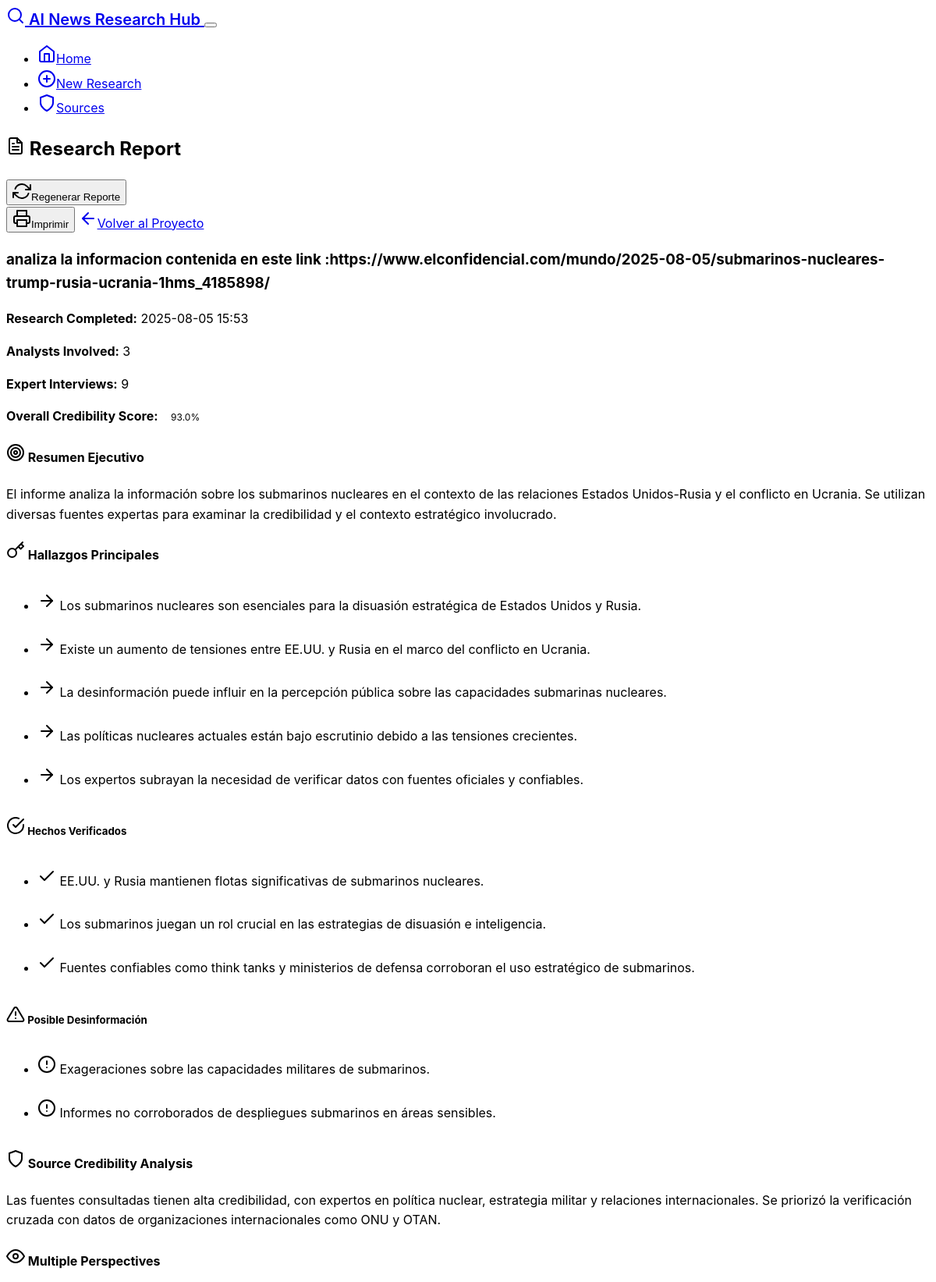
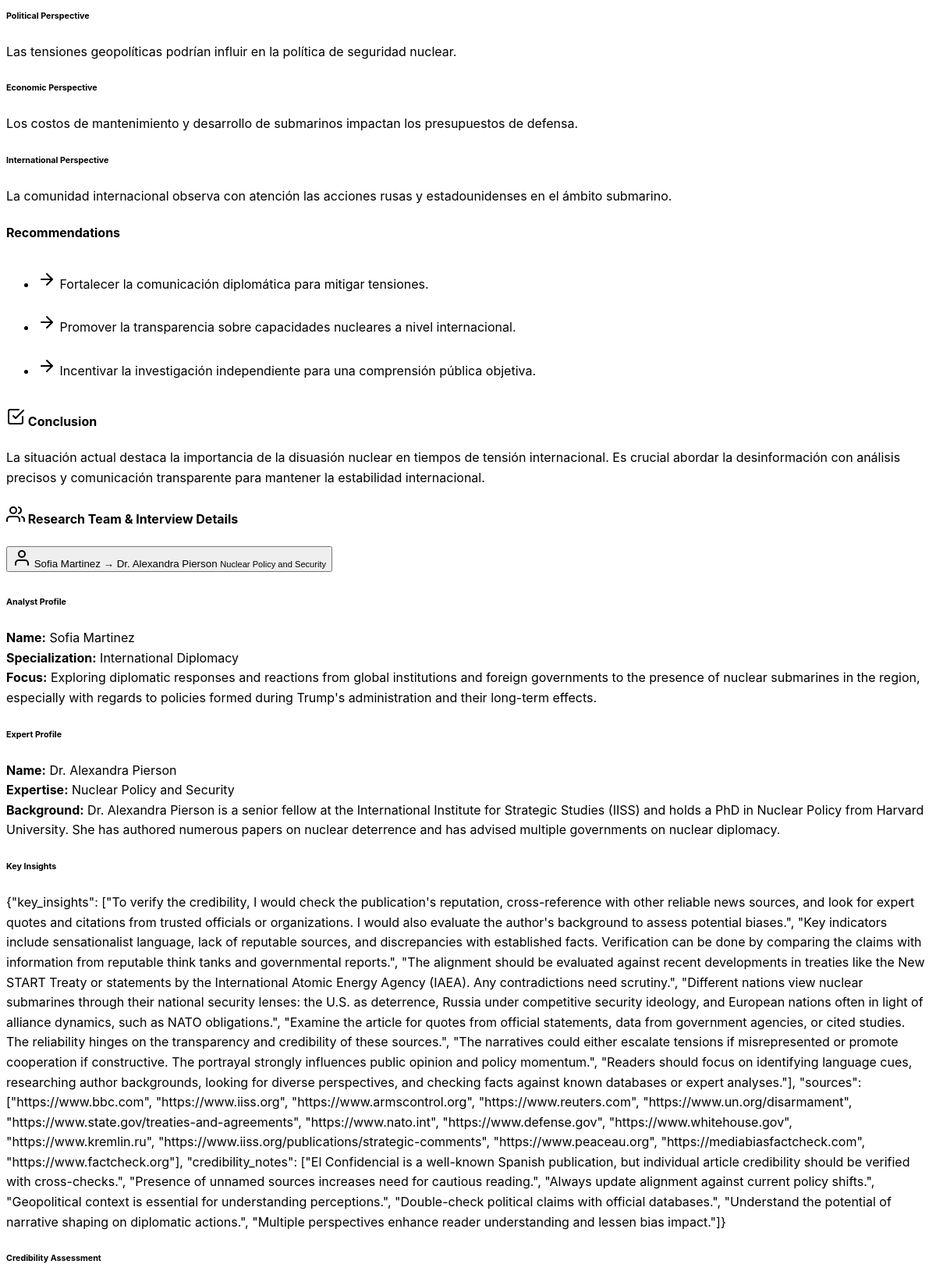
Page /project/5/report (upper part) on the committed database (2 pictures, top to bottom).
### models.py (models this page shows)
class ResearchProject(db.Model):
    id = db.Column(db.Integer, primary_key=True)
    topic = db.Column(db.String(500), nullable=False)
    status = db.Column(db.String(50), default='initialized')  # initialized, analyzing, interviewing, reviewing, completed
    created_at = db.Column(db.DateTime, default=datetime.utcnow)
    updated_at = db.Column(db.DateTime, default=datetime.utcnow, onupdate=datetime.utcnow)
    final_report = db.Column(db.Text)
    human_notes = db.Column(db.Text)
    analysts = db.relationship('Analyst', backref='project', lazy=True, cascade='all, delete-orphan')
    interviews = db.relationship('Interview', backref='project', lazy=True, cascade='all, delete-orphan')

class Interview(db.Model):
    id = db.Column(db.Integer, primary_key=True)
    project_id = db.Column(db.Integer, db.ForeignKey('research_project.id'), nullable=False)
    analyst_id = db.Column(db.Integer, db.ForeignKey('analyst.id'), nullable=False)
    expert_id = db.Column(db.Integer, db.ForeignKey('expert.id'), nullable=False)
    questions = db.Column(db.Text)  # JSON string of questions
    responses = db.Column(db.Text)  # JSON string of responses
    insights = db.Column(db.Text)
    credibility_assessment = db.Column(db.Text)
    fake_news_flags = db.Column(db.Text)  # JSON string of potential fake news indicators
    status = db.Column(db.String(50), default='scheduled')  # scheduled, in_progress, completed, reviewed
    created_at = db.Column(db.DateTime, default=datetime.utcnow)
    completed_at = db.Column(db.DateTime)
    analyst = db.relationship('Analyst', backref='interviews')

class Analyst(db.Model):
    id = db.Column(db.Integer, primary_key=True)
    project_id = db.Column(db.Integer, db.ForeignKey('research_project.id'), nullable=False)
    name = db.Column(db.String(100), nullable=False)
    specialization = db.Column(db.String(200), nullable=False)
    research_focus = db.Column(db.Text)
    status = db.Column(db.String(50), default='assigned')  # assigned, researching, interviewing, completed
    created_at = db.Column(db.DateTime, default=datetime.utcnow)

class Expert(db.Model):
    id = db.Column(db.Integer, primary_key=True)
    name = db.Column(db.String(100), nullable=False)
    expertise_area = db.Column(db.String(200), nullable=False)
    background = db.Column(db.Text)
    credibility_score = db.Column(db.Float, default=0.8)
    interviews = db.relationship('Interview', backref='expert', lazy=True)

### routes.py (the view)
@app.route('/project/<int:project_id>/report')
def view_report(project_id):
    project = ResearchProject.query.get_or_404(project_id)
    if not project.final_report:
        flash('El reporte aún no está disponible. Por favor espera a que se complete la investigación.', 'info')
        return redirect(url_for('project_status', project_id=project_id))
    interviews = Interview.query.filter_by(project_id=project_id).all()
    analysts = Analyst.query.filter_by(project_id=project_id).all()
    try:
        report_data = json.loads(project.final_report)
    except:
        report_data = {'content': project.final_report}
    return render_template('report.html',
                         project=project,
                         report_data=report_data,
                         interviews=interviews,
                         analysts=analysts)

### templates/report.html (shortened to what this page needs)
{% extends "base.html" %}
{% block content %}
<div class="row">
    <div class="col-12">
        <div class="card mb-4">
            <div class="card-header">
                <div class="d-flex justify-content-between align-items-center">
                    <h2 class="mb-0">
                        <i data-feather="file-text" class="me-2"></i>
                        Research Report
                    </h2>
                    <div>
                        <form method="POST" action="{{ url_for('generate_report', project_id=project.id) }}" class="d-inline">
                            <button type="submit" class="btn btn-outline-success me-2">
                                <i data-feather="refresh-cw" class="me-2"></i>Regenerar Reporte
                            </button>
                        </form>
                        <button onclick="window.print()" class="btn btn-outline-secondary me-2">
                            <i data-feather="printer" class="me-2"></i>Imprimir
                        </button>
                        <a href="{{ url_for('project_status', project_id=project.id) }}"
                           class="btn btn-outline-primary">
                            <i data-feather="arrow-left" class="me-2"></i>Volver al Proyecto
                        </a>
                    </div>
                </div>
            </div>
            <div class="card-body">
                <h3 class="mb-3">{{ project.topic }}</h3>
                <div class="row">
                    <div class="col-md-6">
                        <p><strong>Research Completed:</strong> {{ project.updated_at.strftime('%Y-%m-%d %H:%M') }}</p>
                        <p><strong>Analysts Involved:</strong> {{ analysts|length }}</p>
                    </div>
                    <div class="col-md-6">
                        <p><strong>Expert Interviews:</strong> {{ interviews|length }}</p>
                        {% if report_data.get('credibility_score') %}
                        <p><strong>Overall Credibility Score:</strong>
                            <span class="badge bg-{% if report_data.credibility_score >= 0.8 %}success{% elif report_data.credibility_score >= 0.6 %}warning{% else %}danger{% endif %}">
                                {{ "%.1f"|format(report_data.credibility_score * 100) }}%
                            </span>
                        </p>
                        {% endif %}
                    </div>
                </div>
            </div>
        </div>
        {% if report_data.get('executive_summary') %}
        <div class="card mb-4">
            <div class="card-header">
                <h4 class="mb-0">
                    <i data-feather="target" class="me-2"></i>
                    Resumen Ejecutivo
                </h4>
            </div>
            <div class="card-body">
                <p class="lead">{{ report_data.executive_summary }}</p>
            </div>
        </div>
        {% endif %}
        {% if report_data.get('key_findings') %}
        <div class="card mb-4">
            <div class="card-header">
                <h4 class="mb-0">
                    <i data-feather="key" class="me-2"></i>
                    Hallazgos Principales
                </h4>
            </div>
            <div class="card-body">
                <ul class="list-group list-group-flush">
                    {% for finding in report_data.key_findings %}
                    <li class="list-group-item">
                        <i data-feather="arrow-right" class="me-2 text-primary"></i>
                        {{ finding }}
                    </li>
                    {% endfor %}
                </ul>
            </div>
        </div>
        {% endif %}
        <div class="row mb-4">
            {% if report_data.get('verified_facts') %}
            <div class="col-md-6">
                <div class="card h-100 border-success">
                    <div class="card-header bg-success">
                        <h5 class="mb-0 text-white">
                            <i data-feather="check-circle" class="me-2"></i>
                            Hechos Verificados
                        </h5>
                    </div>
                    <div class="card-body">
                        <ul class="list-group list-group-flush">
                            {% for fact in report_data.verified_facts %}
                            <li class="list-group-item">
                                <i data-feather="check" class="me-2 text-success"></i>
                                {{ fact }}
                            </li>
                            {% endfor %}
                        </ul>
                    </div>
                </div>
            </div>
            {% endif %}
            {% if report_data.get('potential_misinformation') %}
            <div class="col-md-6">
                <div class="card h-100 border-danger">
                    <div class="card-header bg-danger">
                        <h5 class="mb-0 text-white">
                            <i data-feather="alert-triangle" class="me-2"></i>
                            Posible Desinformación
                        </h5>
                    </div>
                    <div class="card-body">
                        {% if report_data.potential_misinformation %}
                        <ul class="list-group list-group-flush">
                            {% for concern in report_data.potential_misinformation %}
                            <li class="list-group-item">
                                <i data-feather="alert-circle" class="me-2 text-danger"></i>
                                {{ concern }}
                            </li>
                            {% endfor %}
                        </ul>
                        {% else %}
                        <p class="text-success mb-0">
                            <i data-feather="shield-check" class="me-2"></i>
                            No significant misinformation detected
                        </p>
                        {% endif %}
                    </div>
                </div>
            </div>
            {% endif %}
        </div>
        {% if report_data.get('source_analysis') %}
        <div class="card mb-4">
            <div class="card-header">
                <h4 class="mb-0">
                    <i data-feather="shield" class="me-2"></i>
                    Source Credibility Analysis
                </h4>
            </div>
            <div class="card-body">
                <p>{{ report_data.source_analysis }}</p>
            </div>
        </div>
        {% endif %}
        {% if report_data.get('perspectives') %}
        <div class="card mb-4">
            <div class="card-header">
                <h4 class="mb-0">
                    <i data-feather="eye" class="me-2"></i>
                    Multiple Perspectives
                </h4>
            </div>
            <div class="card-body">
                {% for perspective_name, perspective_desc in report_data.perspectives.items() %}
                <div class="mb-3">
                    <h6 class="text-primary">{{ perspective_name.replace('_', ' ').title() }}</h6>
                    <p>{{ perspective_desc }}</p>
                </div>
                {% endfor %}
            </div>
        </div>
        {% endif %}
        {% if report_data.get('recommendations') %}
        <div class="card mb-4">
            <div class="card-header">
                <h4 class="mb-0">
                    Recommendations
                </h4>
            </div>
            <div class="card-body">
                <ul class="list-group list-group-flush">
                    {% for recommendation in report_data.recommendations %}
                    <li class="list-group-item">
                        <i data-feather="arrow-right" class="me-2 text-primary"></i>
                        {{ recommendation }}
                    </li>
                    {% endfor %}
                </ul>
            </div>
        </div>
        {% endif %}
        {% if report_data.get('conclusion') %}
        <div class="card mb-4">
            <div class="card-header">
                <h4 class="mb-0">
                    <i data-feather="check-square" class="me-2"></i>
                    Conclusion
                </h4>
            </div>
            <div class="card-body">
                <p class="lead">{{ report_data.conclusion }}</p>
            </div>
        </div>
        {% endif %}
        <div class="card mb-4">
            <div class="card-header">
                <h4 class="mb-0">
                    <i data-feather="users" class="me-2"></i>
                    Research Team & Interview Details
                </h4>
            </div>
            <div class="card-body">
                <div class="accordion" id="interviewAccordion">
                    {% for interview in interviews %}
                    <div class="accordion-item">
                        <h2 class="accordion-header">
                            <button class="accordion-button collapsed"
                                    type="button"
                                    data-bs-toggle="collapse"
                                    data-bs-target="#interview{{ interview.id }}">
                                <div class="d-flex justify-content-between w-100 me-3">
                                    <span>
                                        <i data-feather="user" class="me-2"></i>
                                        {{ interview.analyst.name }} → {{ interview.expert.name }}
                                    </span>
                                    <small class="text-muted">{{ interview.expert.expertise_area }}</small>
                                </div>
                            </button>
                        </h2>
                        <div id="interview{{ interview.id }}"
                             class="accordion-collapse collapse"
                             data-bs-parent="#interviewAccordion">
                            <div class="accordion-body">
                                <div class="row">
                                    <div class="col-md-6">
                                        <h6>Analyst Profile</h6>
                                        <p><strong>Name:</strong> {{ interview.analyst.name }}<br>
                                           <strong>Specialization:</strong> {{ interview.analyst.specialization }}<br>
                                           <strong>Focus:</strong> {{ interview.analyst.research_focus }}</p>
                                    </div>
                                    <div class="col-md-6">
                                        <h6>Expert Profile</h6>
                                        <p><strong>Name:</strong> {{ interview.expert.name }}<br>
                                           <strong>Expertise:</strong> {{ interview.expert.expertise_area }}<br>
                                           <strong>Background:</strong> {{ interview.expert.background }}</p>
                                    </div>
                                </div>
                                {% if interview.insights %}
                                <div class="mt-3">
                                    <h6>Key Insights</h6>
                                    <div class="alert alert-info">
                                        {{ interview.insights }}
                                    </div>
                                </div>
                                {% endif %}
                                {% if interview.credibility_assessment %}
                                <div class="mt-3">
                                    <h6>Credibility Assessment</h6>
                                </div>
                                {% endif %}
                            </div>
                        </div>
                    </div>
                    {% endfor %}
                </div>
            </div>
        </div>
    </div>
</div>
{% endblock %}

### static/css/style.css (style rules this page uses)
:root { --research-primary: #0066cc; --research-success: #28a745; --research-warning: #ffc107; --research-danger: #dc3545; --research-info: #17a2b8; }
body { font-family: -apple-system, BlinkMacSystemFont, 'Segoe UI', 'Roboto', 'Helvetica Neue', Arial, sans-serif; line-height: 1.6; }
.card { transition: transform 0.2s ease-in-out, box-shadow 0.2s ease-in-out; border-radius: 0.5rem; }
.badge { font-size: 0.75rem; padding: 0.5rem 0.75rem; }
.alert { border-radius: 0.5rem; border: none; }
.list-group-item { border-left: none; border-right: none; padding: 0.75rem 0; }
.list-group-item:first-child { border-top: none; }
.list-group-item:last-child { border-bottom: none; }
.accordion-button { font-weight: 500; }
[data-bs-theme="dark"] .card { background-color: var(--bs-gray-800); }
[data-bs-theme="dark"] .list-group-item { background-color: transparent; border-color: var(--bs-gray-700); }

### rows in the picture
ResearchProject: topic "analiza la informacion contenida en este link :https://www.elconfidencial.com/mundo/2025-08-05/submarinos-nucleares-trump-rusia-ucrania-1hms_4185898/", updated_at "2025-08-05 15:53"
Interview: analyst.name "Sofia Martinez", expert.name "Dr. Alexandra Pierson", expert.expertise_area "Nuclear Policy and Security", analyst.specialization "International Diplomacy", analyst.research_focus "Exploring diplomatic responses and reactions from global institutions and foreign governments to the presence of nuclear submarines in the region, especially with regards to policies formed during Trump's administration and their long-term effects.", expert.background "Dr. Alexandra Pierson is a senior fellow at the International Institute for Strategic Studies (IISS) and holds a PhD in Nuclear Policy from Harvard University. She has authored numerous papers on nuclear deterrence and has advised multiple governments on nuclear diplomacy.", insights "{\"key_insights\": [\"To verify the credibility, I would check the publication's reputation, cross-reference with other reliable news sources, and look for expert quotes and citations from trusted officials or organizations. I would also evaluate the author's background to assess potential biases.\", \"Key indicators include sensationalist language, lack of reputable sources, and discrepancies with established facts. Verification can be done by comparing the claims with information from reputable think tanks and governmental reports.\", \"The alignment should be evaluated against recent developments in treaties like the New START Treaty or statements by the International Atomic Energy Agency…"

### other values in the picture
{{ analysts|length }} "3"
{{ interviews|length }} "9"
{{ "%.1f"|format(report_data.credibility_score * 100) }} "93.0"
{{ finding }} "Los submarinos nucleares son esenciales para la disuasión estratégica de Estados Unidos y Rusia." "Existe un aumento de tensiones entre EE.UU. y Rusia en el marco del conflicto en Ucrania." "La desinformación puede influir en la percepción pública sobre las capacidades submarinas nucleares." "Las políticas nucleares actuales están bajo escrutinio debido a las tensiones crecientes." "Los expertos subrayan la necesidad de verificar datos con fuentes oficiales y confiables."
{{ fact }} "EE.UU. y Rusia mantienen flotas significativas de submarinos nucleares." "Los submarinos juegan un rol crucial en las estrategias de disuasión e inteligencia." "Fuentes confiables como think tanks y ministerios de defensa corroboran el uso estratégico de submarinos."
{{ concern }} "Exageraciones sobre las capacidades militares de submarinos." "Informes no corroborados de despliegues submarinos en áreas sensibles."
{{ perspective_name.replace('_', ' ').title() }} "Political Perspective" "Economic Perspective" "International Perspective"
{{ perspective_desc }} "Las tensiones geopolíticas podrían influir en la política de seguridad nuclear." "Los costos de mantenimiento y desarrollo de submarinos impactan los presupuestos de defensa." "La comunidad internacional observa con atención las acciones rusas y estadounidenses en el ámbito submarino."
{{ recommendation }} "Fortalecer la comunicación diplomática para mitigar tensiones." "Promover la transparencia sobre capacidades nucleares a nivel internacional." "Incentivar la investigación independiente para una comprensión pública objetiva."
